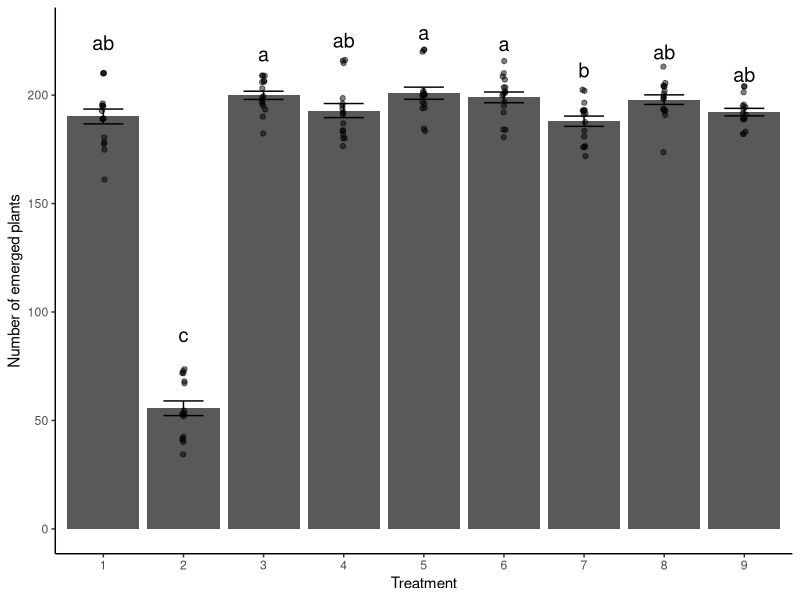

Generate this figure with R:
## ---- chunk 1
library(tidyverse)
library(lme4)
library(emmeans)
library(multcomp)
library(multcompView)
## ---- chunk 2
plant.emergence <- read.csv("PlantEmergence.csv")
## ---- chunk 3
plant.emergence$Treatment <- as.factor(plant.emergence$Treatment)
plant.emergence$DaysAfterPlanting <- as.factor(plant.emergence$DaysAfterPlanting)
plant.emergence$Rep <- as.factor(plant.emergence$Rep)
## ---- chunk 4
lm1 <- lm(Emergence ~ Treatment * DaysAfterPlanting, data = plant.emergence)
## ---- chunk 5
summary(lm1)
anova(lm1)
## ---- chunk 6
lm2 <- lm(Emergence ~ Treatment + DaysAfterPlanting, data = plant.emergence)
summary(lm2)
anova(lm2)
## ---- chunk 7
lsmeans <- emmeans(lm2, ~ Treatment)
results_lsmeans <- cld(lsmeans, alpha = 0.05, reversed = TRUE, details = TRUE)
## ---- chunk 8
plot_cldbars_onefactor <- function(lm_model, factor) {
  data <- lm_model$model
variables <- colnames(lm_model$model)
dependent_var <- variables[1]
independent_var <- variables[2:length(variables)]
lsmeans <- emmeans(lm_model, as.formula(paste("~", factor))) # estimate
lsmeans
Results_lsmeans <- cld(lsmeans, alpha = 0.05, reversed = TRUE, details =
TRUE, Letters = letters) # contrast with Tukey adjustment by default.
# Extracting the letters for the bars
sig.diff.letters <- data.frame(Results_lsmeans$emmeans[,1],
str_trim(Results_lsmeans$emmeans[,7]))
colnames(sig.diff.letters) <- c(factor, "Letters")
# for plotting with letters from significance test
ave_stand2 <- lm_model$model %>%
group_by(!!sym(factor)) %>%
dplyr::summarize(
ave.emerge = mean(.data[[dependent_var]], na.rm = TRUE),
se = sd(.data[[dependent_var]]) / sqrt(n())
) %>%
left_join(sig.diff.letters, by = factor) %>%
mutate(letter_position = ave.emerge + 10 * se)
plot <- ggplot(data, aes(x = !! sym(factor), y = !! sym(dependent_var))) +
stat_summary(fun = mean, geom = "bar") +
stat_summary(fun.data = mean_se, geom = "errorbar", width = 0.5) +
ylab("Number of emerged plants") +
geom_jitter(width = 0.02, alpha = 0.5) +
geom_text(data = ave_stand2, aes(label = Letters, y = letter_position),
size = 5) +
xlab(as.character(factor)) +
theme_classic()
return(plot)
}

plot_cldbars_onefactor(lm2, "Treatment")
